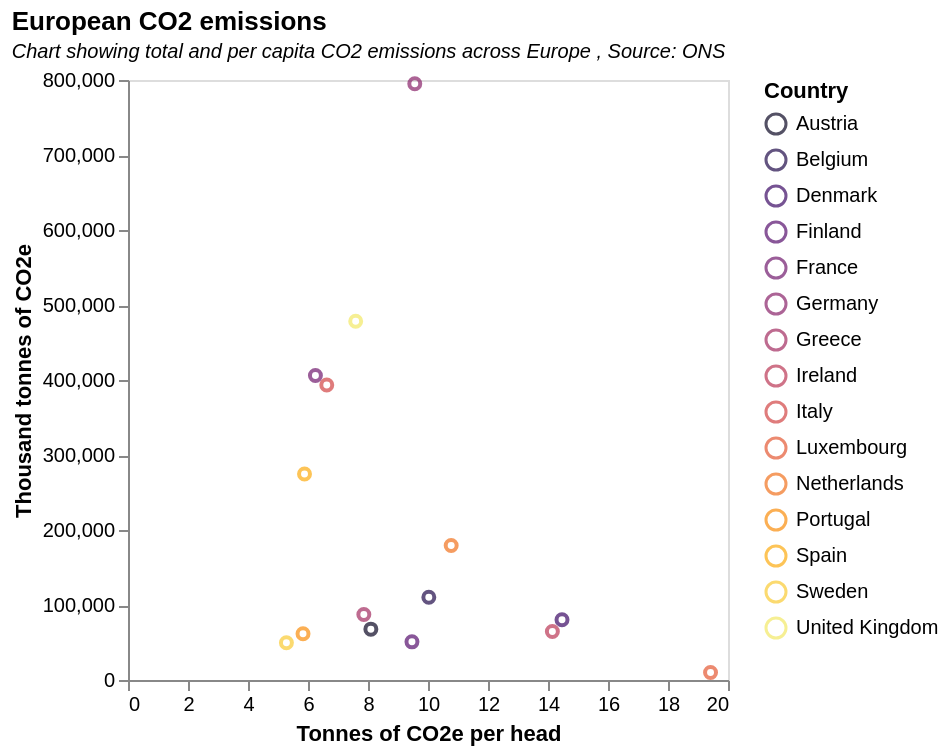

Describe this chart as a Vega-Lite specification.
### Vega-Lite specification from a JSON file in a GitHub repository (floating-point values rounded to 4 significant figures)
{"$schema": "https://vega.github.io/schema/vega-lite/v5.json", "description": "A scatterplot showing horsepower and miles per gallons for various cars.", "data": {"values": [{"": "0", "Country ": "Luxembourg", "Thousand tonnes of CO2e": "9938.80145", "Tonnes of CO2e per head": "19.41778964"}, {"": "1", "Country ": "Denmark", "Thousand tonnes of CO2e": "80444.71352", "Tonnes of CO2e per head": "14.46683963"}, {"": "2", "Country ": "Ireland", "Thousand tonnes of CO2e": "64658.19722", "Tonnes of CO2e per head": "14.14567503"}, {"": "3", "Country ": "Netherlands", "Thousand tonnes of CO2e": "179423.9076", "Tonnes of CO2e per head": "10.77245874"}, {"": "4", "Country ": "Belgium", "Thousand tonnes of CO2e": "110307.4271", "Tonnes of CO2e per head": "10.02736633"}, {"": "5", "Country ": "Germany", "Thousand tonnes of CO2e": "794997.0409", "Tonnes of CO2e per head": "9.559077561"}, {"": "6", "Country ": "Finland", "Thousand tonnes of CO2e": "50877.78695", "Tonnes of CO2e per head": "9.465148757"}, {"": "7", "Country ": "Greece", "Thousand tonnes of CO2e": "87440.92872", "Tonnes of CO2e per head": "7.860994984"}, {"": "8", "Country ": "Austria", "Thousand tonnes of CO2e": "67800.63602", "Tonnes of CO2e per head": "8.095439805"}, {"": "9", "Country ": "United Kingdom", "Thousand tonnes of CO2e": "478310.0", "Tonnes of CO2e per head": "7.589507829"}, {"": "10", "Country ": "Italy", "Thousand tonnes of CO2e": "393307.951", "Tonnes of CO2e per head": "6.62528434"}, {"": "11", "Country ": "France", "Thousand tonnes of CO2e": "405954.3005", "Tonnes of CO2e per head": "6.247496015"}, {"": "12", "Country ": "Portugal", "Thousand tonnes of CO2e": "61679.72958", "Tonnes of CO2e per head": "5.833855786"}, {"": "13", "Country ": "Spain", "Thousand tonnes of CO2e": "274574.6544", "Tonnes of CO2e per head": "5.88367863"}, {"": "14", "Country ": "Sweden", "Thousand tonnes of CO2e": "49721.2462", "Tonnes of CO2e per head": "5.280747337"}]}, "title": {"text": "European CO2 emissions", "subtitle": "Chart showing total and per capita CO2 emissions across Europe , Source: ONS", "subtitleFontSize": 10, "subtitleFontStyle": "italic", "anchor": "start"}, "mark": "point", "encoding": {"x": {"field": "Tonnes of CO2e per head", "type": "quantitative", "axis": {"grid": false}}, "y": {"field": "Thousand tonnes of CO2e", "type": "quantitative", "axis": {"grid": false}}, "tooltip": {"field": "Country ", "type": "nominal"}, "color": {"field": "Country ", "scale": {"scheme": "inferno"}}}}
